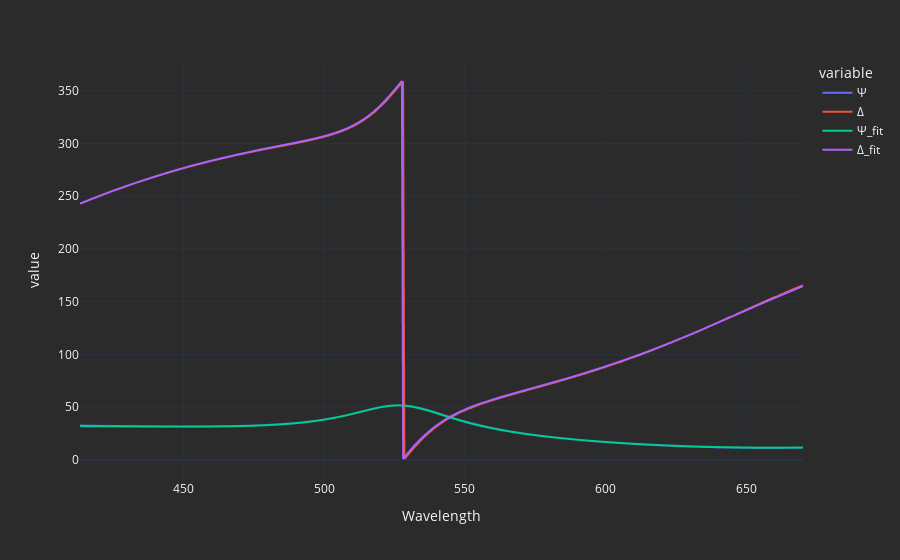

Notebook source saved alongside this figure:
### Code cell
SiO2 = bm.IsotropicMaterial(bm.DispersionCauchy(out.params['SiO2_n0'], out.params['SiO2_n1'], out.params['SiO2_n2'],
                                                out.params['SiO2_k0'], out.params['SiO2_k1'], out.params['SiO2_k2']))

TiO2 = bm.IsotropicMaterial(bm.DispersionCauchy(out.params['TiO2_n0'], 
                                                out.params['TiO2_n1'], 
                                                out.params['TiO2_n2'], 
                                                out.params['TiO2_k0'], 
                                                out.params['TiO2_k1'], 
                                                out.params['TiO2_k2']))


Front = bm.IsotropicHalfSpace(bm.IsotropicMaterial(bm.DispersionLess(1)))  # Air
Layer = [bm.HomogeneousLayer(TiO2, out.params['TiO2_d']),
         bm.HomogeneousLayer(SiO2, out.params['SiO2_d'])]
Back = bm.IsotropicHalfSpace(Si)
S = bm.Structure(Front, Layer, Back)

fit = S.evaluate(tss.index.to_numpy(), 70)
fit_delta = fit.Delta[:, 0, 0]
fit_delta = np.where(fit_delta < 0, fit_delta+360, fit_delta)

pd.concat([tss, 
           pd.DataFrame({'Ψ_fit': fit.Psi[:, 0, 0],
                        'Δ_fit': fit_delta}, 
                        index=tss.index)]
         ).plot()

### Figure 1 — Plotly figure (JSON) as saved in the notebook; plotly's stock layout.template omitted (floating-point values rounded to 4 significant figures; data arrays with more than 128 entries replaced by an {"elided": "..."} marker saying what was removed)
{"data": [{"hovertemplate": "variable=Ψ<br>Wavelength=%{x}<br>value=%{y}<extra></extra>", "legendgroup": "Ψ", "line": {"color": "#636efa", "dash": "solid"}, "mode": "lines", "name": "Ψ", "showlegend": true, "type": "scattergl", "x": {"elided": "1180 float values"}, "xaxis": "x", "y": {"elided": "1180 float values"}, "yaxis": "y"}, {"hovertemplate": "variable=Δ<br>Wavelength=%{x}<br>value=%{y}<extra></extra>", "legendgroup": "Δ", "line": {"color": "#EF553B", "dash": "solid"}, "mode": "lines", "name": "Δ", "showlegend": true, "type": "scattergl", "x": {"elided": "1180 float values"}, "xaxis": "x", "y": {"elided": "1180 float values"}, "yaxis": "y"}, {"hovertemplate": "variable=Ψ_fit<br>Wavelength=%{x}<br>value=%{y}<extra></extra>", "legendgroup": "Ψ_fit", "line": {"color": "#00cc96", "dash": "solid"}, "mode": "lines", "name": "Ψ_fit", "showlegend": true, "type": "scattergl", "x": {"elided": "1180 float values"}, "xaxis": "x", "y": {"elided": "1180 float values"}, "yaxis": "y"}, {"hovertemplate": "variable=Δ_fit<br>Wavelength=%{x}<br>value=%{y}<extra></extra>", "legendgroup": "Δ_fit", "line": {"color": "#ab63fa", "dash": "solid"}, "mode": "lines", "name": "Δ_fit", "showlegend": true, "type": "scattergl", "x": {"elided": "1180 float values"}, "xaxis": "x", "y": {"elided": "1180 float values"}, "yaxis": "y"}], "layout": {"autosize": true, "legend": {"title": {"text": "variable"}, "tracegroupgap": 0}, "margin": {"t": 60}, "xaxis": {"anchor": "y", "autorange": true, "domain": [0, 1], "range": [413.4, 670.0], "title": {"text": "Wavelength"}, "type": "linear"}, "yaxis": {"anchor": "x", "autorange": true, "domain": [0, 1], "range": [-19.13, 379.3], "title": {"text": "value"}, "type": "linear"}}}
